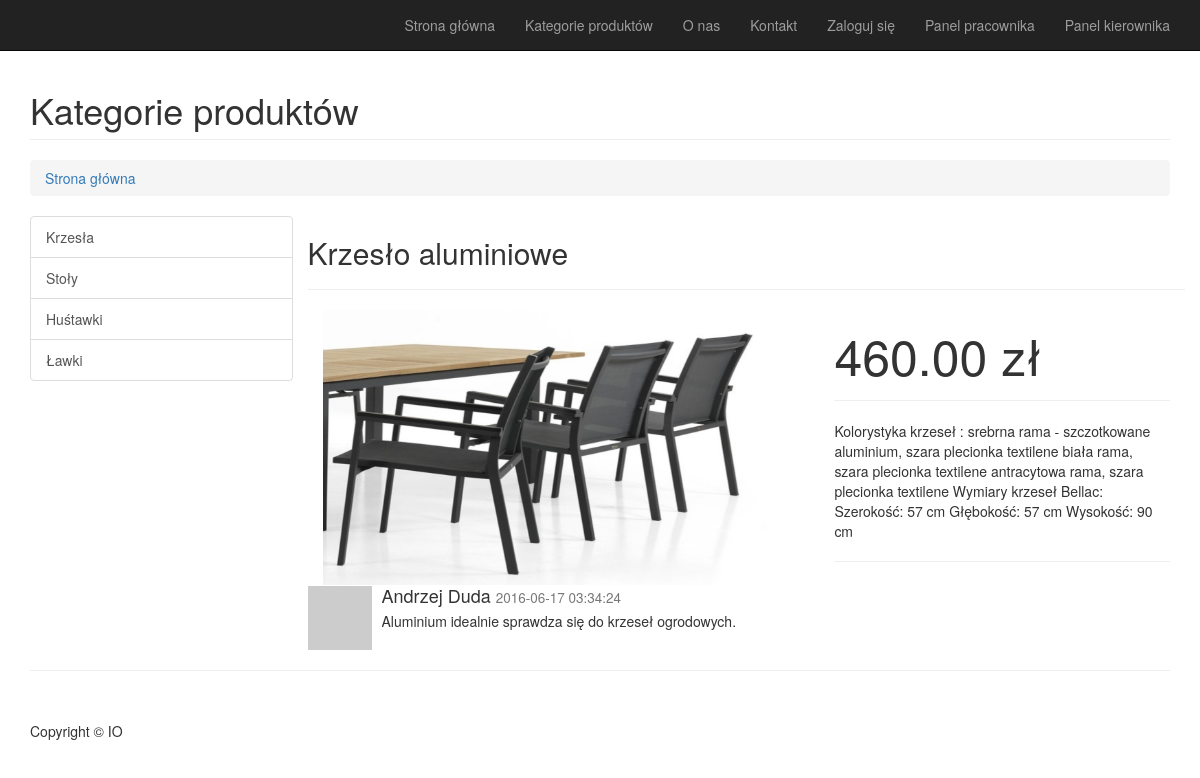
The app's page /index.php?action=show&id=1 (signed in) with its own data.
### tables this page shows
CREATE TABLE `produkt` (
  `id_produktu` int(11) NOT NULL,
  `id_kategorii` int(11) NOT NULL,
  `nazwa_produktu` text NOT NULL,
  `cena_jednostkowa` decimal(9,2) NOT NULL,
  `opis_produktu` text NOT NULL,
  `image` varchar(255) NOT NULL
);

CREATE TABLE `opinia` (
  `id_opinii` int(11) NOT NULL,
  `id_klienta` int(11) NOT NULL,
  `tresc` text NOT NULL,
  `data_wystawienia` datetime NOT NULL,
  `id_produktu` int(11) NOT NULL
);

CREATE TABLE `klient` (
  `id_klienta` int(11) NOT NULL,
  `imie` text NOT NULL,
  `nazwisko` text NOT NULL,
  `login` text NOT NULL,
  `haslo` text NOT NULL,
  `email` text NOT NULL,
  `telefon` text NOT NULL,
  `ulica` text,
  `nr_domu` text,
  `nr_mieszkania` text,
  `kod_pocztowy` text,
  `miasto` text,
  `panstwo` text
);

### class/View.class.php (called while the page is built, shortened)
<?php
class View {
	private $output = '';
	function __construct($templateFileName, $variables = array(), $params = array()) {
		$this->result = $variables;
        $filename = INDEX_DIR."/view/$templateFileName.tpl.php";
        include($filename);
        $this->output = ob_get_contents();
	}
	public function __toString() {
		return $this->output;
	}
}

### class/Controller.class.php (called while the page is built, shortened)
<?php
class Controller
{
	protected $db;
	protected $result = array();
	public function __construct(PageView $page, DB $db = null)
	{
		$this->db = $db;
	}
	public function show()
	{
		$id = htmlspecialchars($_GET['id']);
		$product = new Product($this->db);
        $this->result[0] = $product->getProductById($id);
 		$this->result['opinie'] = $product->getProductOpinions($id);
 		$this->result['klient'] = $product-> isKlient();
        $view = new View('Show', $this->result);
	}
}

### class/DB.class.php (called while the page is built, shortened)
<?php
class DB {
	private $pdo;
	public function __construct($dbtype, $dbhost, $dbname, $dbuser, $dbpass) {
		$dsn = "$dbtype:host=$dbhost;dbname=$dbname";
		$this->pdo = new PDO($dsn, $dbuser, $dbpass);
		$this->pdo->exec("SET NAMES 'utf8';");
	}
	public function query($query, $parameters = array()) {
		$statement = $this->pdo->prepare($query);
        if (false !== $statement->execute()) {
			return $statement;
        } else {
        	throw new ErrorException(print_r($statement->errorInfo(), true));
        }
	}
}

### class/Product.class.php (called while the page is built, shortened)
<?php
class Product {
    protected $db;
    function __construct(DB $db  = null)
    {
        $this->db = $db;
    }
    public function getProductById($id)
    {
        $query = $this->db->query('select * from produkt where id_produktu = "'.$id.'"');
        $this->result = $query;
        return $this->result->fetchAll();
    }
 	 public function getProductOpinions($id)
     {
         $query = $this->db->query('select * from opinia o, klient k where o.id_klienta = k.id_klienta and id_produktu = "'.$id.'"');
         $this->result = $query;
         return $this->result->fetchAll();
     }
}

### class/PageView.class.php (called while the page is built, shortened)
<?php
class PageView {
	private $template;
	private $views = array();
	public function __construct($templateFileName) {
		$this->template = $templateFileName;
	}
	public function addView(View $view) {
		$this->views[] = $view;
	}
	public function __toString() {
		$views = $this->views;
		$filename = INDEX_DIR."/view/". $this->template . ".tpl.php";
        include($filename);
        $output = ob_get_contents();
        return $output;
	}
}

### view/Show.tpl.php (the view, shortened to what this page needs)
<div class="row">
    <div class="col-lg-12">
        <h1 class="page-header">Kategorie produktów
        </h1>
        <ol class="breadcrumb">
            <li><a href="index.php">Strona główna</a>
            </li>
        </ol>
    </div>
</div>
<div class="row">
    <div class="col-md-3">
        <div class="list-group">
            <a href="index.php?action=category&val=1" class="list-group-item">Krzesła</a>
            <a href="index.php?action=category&val=2" class="list-group-item">Stoły</a>
            <a href="index.php?action=category&val=3" class="list-group-item">Huśtawki</a>
            <a href="index.php?action=category&val=4" class="list-group-item">Ławki</a>
        </div>
    </div>
    <div class="col-md-9">
        <div class="row">
            <h2><?= $this->result[0][0]['nazwa_produktu']; ?></h2>
            <hr>
            <div class="col-md-7" style="alignment-adjust: left;">
                <img class="img-responsive" src="<?= $this->result[0][0]['image']; ?>"/>
            </div>
            <div class="col-md-5">
                <div class="product_price">
                    <h1 class="price"><?= $this->result[0][0]['cena_jednostkowa']; ?> zł</h1>
                </div>
                <hr>
                <p>
                    <?= $this->result[0][0]['opis_produktu']; ?>
                </p>
                <hr>
            </div>
        </div>
        <div class="row">
            <div class="col-md-4">
            </div>
        </div>
        <div class="row">
            <?php foreach ($this->result['opinie'] as $row) { ?>
                <div class="media">
                    <a class="pull-left" href="#">
                        <img class="media-object" src="http://placehold.it/64x64" alt="">
                    </a>
                    <div class="media-body">
                        <h4 class="media-heading"><?= $row['imie'] . " " . $row['nazwisko']; ?>
                            <small><?= $row['data_wystawienia']; ?></small>
                        </h4>
                        <?= $row['tresc']; ?>
                    </div>
                </div>
            <?php } ?>
        </div>
    </div>
</div>
<hr>

### view/Page.tpl.php (shortened to what this page needs)
<!DOCTYPE html>
<html lang="pl">
<head>
    <link href="css/bootstrap.min.css" rel="stylesheet">
    <link href="css/modern-business.css" rel="stylesheet">
    <link href="font-awesome-4.1.0/css/font-awesome.min.css" rel="stylesheet" type="text/css">
</head>
<body>
<nav class="navbar navbar-inverse navbar-fixed-top" role="navigation">
    <div class="container">
        <div class="collapse navbar-collapse" id="bs-example-navbar-collapse-1">
            <ul class="nav navbar-nav navbar-right">
                <li>
                    <a href="index.php">Strona główna</a>
                </li>
                <li>
                    <a href="index.php?action=category&val=1">Kategorie produktów</a>
                </li>
                <li>
                    <a href="index.php?action=oNas">O nas</a>
                </li>
                <li>
                    <a href="index.php?action=kontakt">Kontakt</a>
                </li>
                <li>
                    <?php if ($_SESSION['login'] == 'yes') { ?>
                        <?php if (!isset($_SESSION['pracownik']) || !$_SESSION['pracownik']) { ?>
                            <a href="index.php?action=userpanel">Witaj: <?= $_SESSION['user']; ?></a>
                        <?php } else { ?>
                            <a href="#">Witaj: <?= $_SESSION['user']; ?></a>
                        <?php } ?>
                    <?php } else { ?>
                        <a href="index.php?action=login">Zaloguj się</a>
                    <?php } ?>
                </li>
                <?php if ($_SESSION['pracownik']) { ?>
                    <li>
                        <a href="index.php?do=panel">Panel pracownika</a>
                    </li>
                <?php } ?>
                <?php if ($_SESSION['kierownik']) { ?>
                    <li>
                        <a href="index.php?action=panel_kierownika">Panel kierownika</a>
                    </li>
                <?php } ?>
            </ul>
        </div>
    </div>
</nav>
<div class="container">
    <?php
    foreach ($views as $view) echo $view;
    ?>
    <footer>
        <div class="row">
            <div class="col-lg-12">
                <p>Copyright &copy; IO</p>
            </div>
        </div>
    </footer>
</div>
</body>
</html>

### css/modern-business.css (style rules this page uses)
html, body { height: 100%; }
body { padding-top: 50px; }
.price { display: block; font-size: 50px; line-height: 50px; }
footer { margin: 50px 0; }

### records on screen
produkt: nazwa_produktu "Krzesło aluminiowe", image (picture), cena_jednostkowa "460.00", opis_produktu "Kolorystyka krzeseł : srebrna rama - szczotkowane aluminium, szara plecionka textilene biała rama, szara plecionka textilene antracytowa rama, szara plecionka textilene Wymiary krzeseł Bellac: Szerokość: 57 cm Głębokość: 57 cm Wysokość: 90 cm"
opinia: id_klienta.imie "Andrzej", id_klienta.nazwisko "Duda", data_wystawienia "2016-06-17 03:34:24", tresc "Aluminium idealnie sprawdza się do krzeseł ogrodowych."
